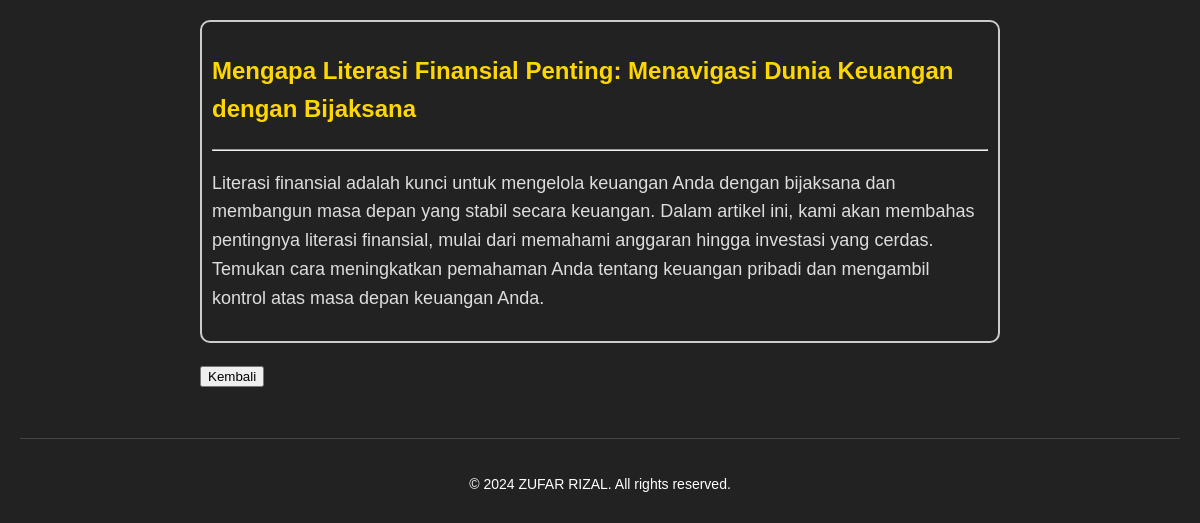
/article.php?id=14, run on the app's committed database.
### tables this page shows
CREATE TABLE `articles` (
  `id` int(11) NOT NULL,
  `title` varchar(255) NOT NULL,
  `content` text NOT NULL,
  `created_at` timestamp NOT NULL DEFAULT current_timestamp()
);

### article.php (the view, shortened to what this page needs)
<!DOCTYPE html>
<html lang="en">
<head>
    <link rel="stylesheet" href="style.css">
</head>
<body>
    <div class="container">
        <?php
        $servername = "localhost";
        $username = "root";
        $password = "";
        $dbname = "articles";
        $conn = new mysqli($servername, $username, $password, $dbname);
        if (isset($_GET['id']) && !empty($_GET['id'])) {
            $article_id = $_GET['id'];
            $sql = "SELECT * FROM articles WHERE id = $article_id";
            $result = $conn->query($sql);
            if ($result->num_rows > 0) {
                $row = $result->fetch_assoc();
                echo "<div class='post'>";
                echo "<h2>" . $row["title"] . "</h2>";
                echo "<hr/>";
                echo "<p>" . $row["content"] . "</p>";
                echo "</div>";
                echo "<a href='index.php'><button>Kembali</button></a>";
            } else {
                echo "Artikel tidak ditemukan.";
            }
        } else {
            echo "ID artikel tidak valid.";
        }
        ?>
    </div>
    <footer>
        <p>© 2024 ZUFAR RIZAL. All rights reserved.</p>
    </footer>
</body>
</html>

### style.css (style rules this page uses)
body { font-family: Arial, sans-serif; background-color: #222; color: #fff; padding: 20px; margin: 0; line-height: 1.6; }
.container { max-width: 800px; margin: auto; }
h2 { font-size: 24px; }
p { font-size: 18px; }
.post { border: 2px solid #ccc; border-radius: 10px; padding: 10px; margin-bottom: 20px; }
.post h2 { color: #ffd700; }
.post p { color: #ddd; }
footer { text-align: center; margin-top: 50px; padding-top: 20px; border-top: 1px solid #444; }
footer p { font-size: 14px; }

### data on the page
articles: title "Mengapa Literasi Finansial Penting: Menavigasi Dunia Keuangan dengan Bijaksana", content "Literasi finansial adalah kunci untuk mengelola keuangan Anda dengan bijaksana dan membangun masa depan yang stabil secara keuangan. Dalam artikel ini, kami akan membahas pentingnya literasi finansial, mulai dari memahami anggaran hingga investasi yang cerdas. Temukan cara meningkatkan pemahaman Anda tentang keuangan pribadi dan mengambil kontrol atas masa depan keuangan Anda."
